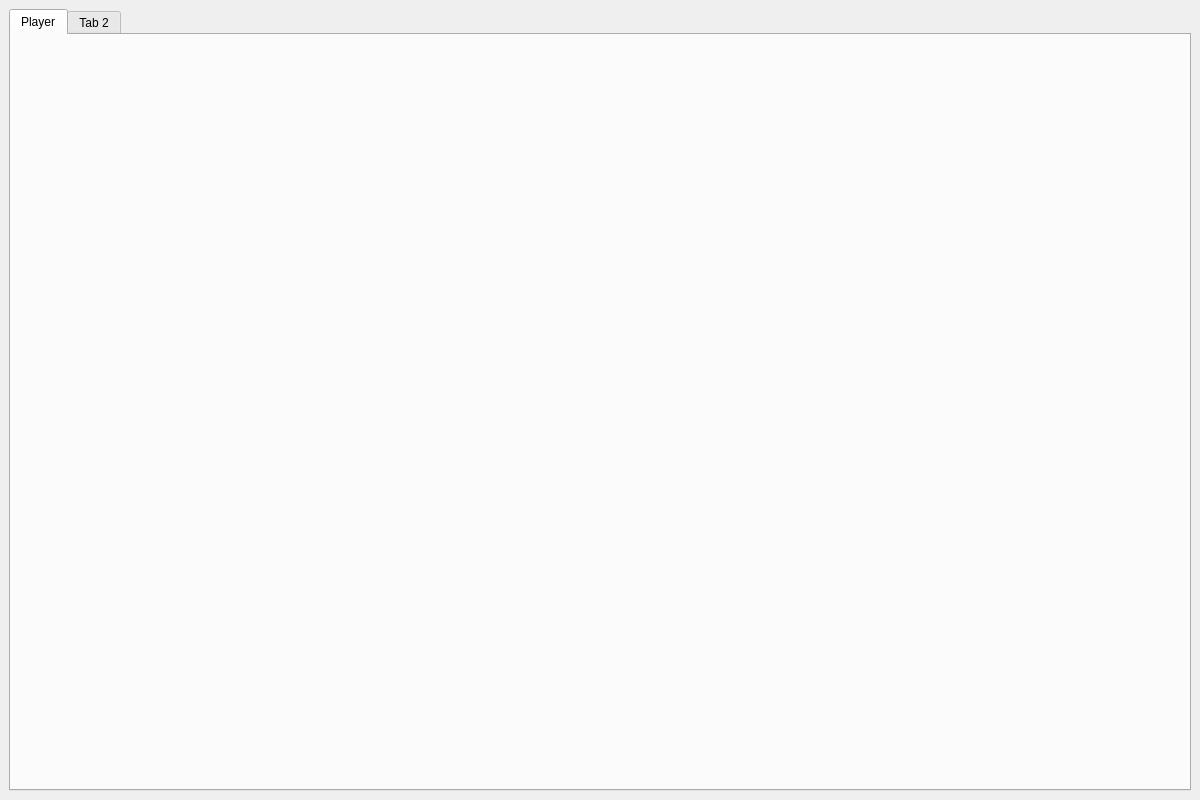
<?xml version="1.0" encoding="UTF-8"?>
<ui version="4.0">
 <class>MainWindow</class>
 <widget class="QMainWindow" name="MainWindow">
  <property name="geometry">
   <rect>
    <x>0</x>
    <y>0</y>
    <width>1200</width>
    <height>800</height>
   </rect>
  </property>
  <property name="sizePolicy">
   <sizepolicy hsizetype="Minimum" vsizetype="Minimum">
    <horstretch>0</horstretch>
    <verstretch>0</verstretch>
   </sizepolicy>
  </property>
  <property name="minimumSize">
   <size>
    <width>1200</width>
    <height>800</height>
   </size>
  </property>
  <property name="windowTitle">
   <string>MainWindow</string>
  </property>
  <property name="toolTip">
   <string>generate annotation basis by comparing MWLIST, display candidates at next frequency</string>
  </property>
  <widget class="QWidget" name="centralwidget">
   <layout class="QHBoxLayout" name="horizontalLayout">
    <item>
     <layout class="QVBoxLayout" name="verticalLayout_2">
      <item>
       <widget class="QTabWidget" name="tabWidget">
        <property name="currentIndex">
         <number>0</number>
        </property>
        <widget class="QWidget" name="playrec">
         <attribute name="title">
          <string>Player</string>
         </attribute>
        </widget>
        <widget class="QWidget" name="tab_2">
         <attribute name="title">
          <string>Tab 2</string>
         </attribute>
        </widget>
       </widget>
      </item>
     </layout>
    </item>
   </layout>
  </widget>
  <action name="actionFile_open">
   <property name="checkable">
    <bool>false</bool>
   </property>
   <property name="enabled">
    <bool>true</bool>
   </property>
   <property name="text">
    <string>File open</string>
   </property>
   <property name="shortcut">
    <string>Alt+F</string>
   </property>
  </action>
  <action name="actionSave_header_to_template">
   <property name="text">
    <string>Save header to template</string>
   </property>
  </action>
  <action name="actionOverwrite_header">
   <property name="text">
    <string>Overwrite header</string>
   </property>
   <property name="shortcut">
    <string>Alt+H</string>
   </property>
  </action>
  <action name="actionLoad_template_header">
   <property name="text">
    <string>Load template header</string>
   </property>
  </action>
 </widget>
 <resources/>
 <connections/>
</ui>
